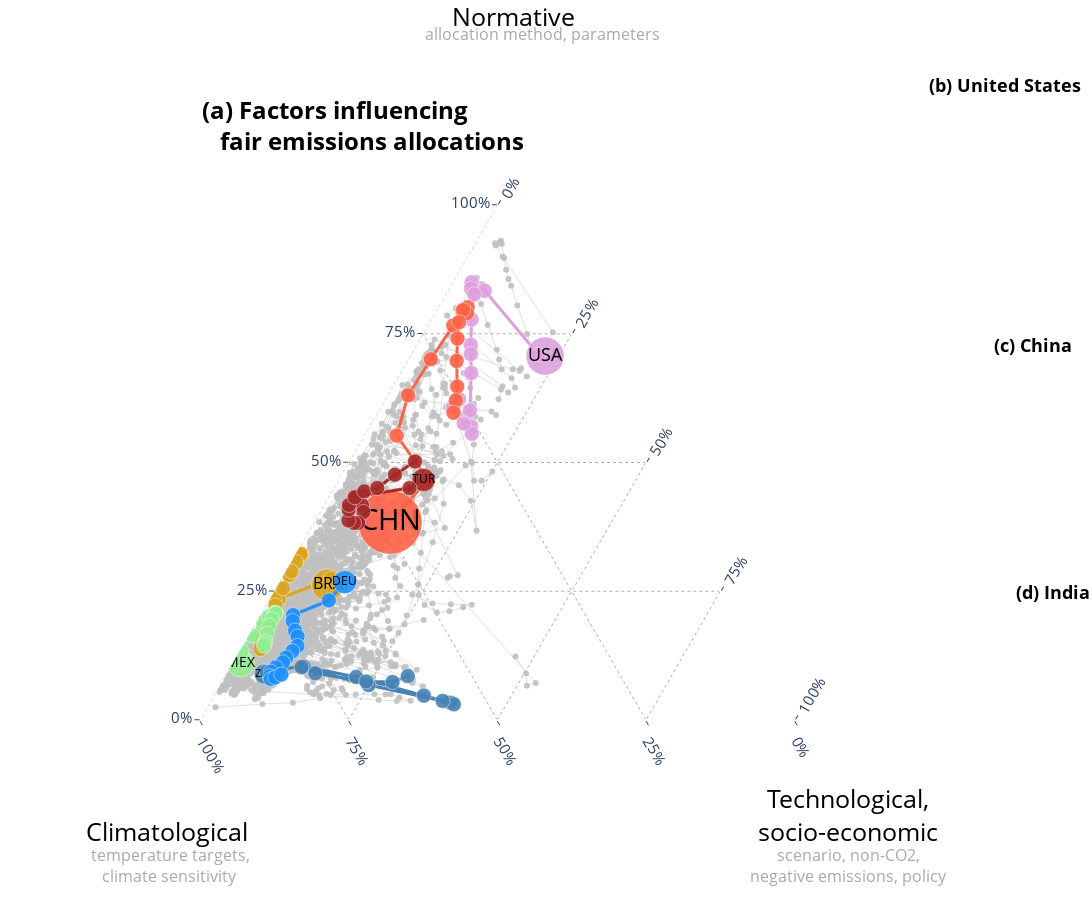

Notebook code for this chart:
### Markdown cell above
## Plot

### Code cell
fig = make_subplots(rows=3, cols=3, specs=[[{"type": "scatterternary", "colspan": 2, "rowspan": 3}, {}, {}],
                                           [{}, {}, {}],
                                           [{}, {}, {}]],
                    horizontal_spacing = 0, vertical_spacing=0.0)

# Panel a
for i in np.arange(0., 1.01, 0.25):
    args = dict(mode='lines', showlegend=False, hoverinfo='skip',
                                                    marker={'size': 15,
                                                            'color': 'black',
                                                            'opacity': 1,#0.9-i*0.03,
                                                            'line' :dict(width=0., color='silver')},
                                                    line={'width': 0.33, #np.mean(s[i:i+2])*0.5,
                                                            'color': 'black',
                                                            'dash': 'dot'},
                                                    textfont=dict(size=5,
                                                            color='black'))
    fig.add_trace(go.Scatterternary(a=[i, i], b=[0, 1-i], c=[1-i, 0], **args), 1, 1)
    fig.add_trace(go.Scatterternary(b=[i, i], a=[0, 1-i], c=[1-i, 0], **args), 1, 1)
    fig.add_trace(go.Scatterternary(c=[i, i], b=[0, 1-i], a=[1-i, 0], **args), 1, 1)

for cty_i, cty in enumerate(all_countries_iso):
        fig.add_trace(go.Scatterternary(a=vals[0, :, cty_i],
                                        b=vals[1, :, cty_i],
                                        c=vals[2, :, cty_i],
                                                        mode='lines+markers+text',
                                                        showlegend=False,
                                                        text=[texts[cty_i]]+['']*(len(vals[0])-1),
                                                        marker={'size': 6,
                                                                'color': bubblecolors[cty_i],
                                                                'opacity': 0.9,#0.9-i*0.03,
                                                                'line' :dict(width=0, color='black')},
                                                        line={'width': 0.5, #np.mean(s[i:i+2])*0.5,
                                                                'color': 'silver'},
                                                        textfont=dict(size=(pops_n[cty_i])**0.4*25+1,
                                                                color='black')), 1, 1)
for cty in ['USA', 'CHN', 'BRA', 'ZAF', 'IND', 'MEX', 'DEU', 'TUR']:
        cty_i = np.where(all_countries_iso == cty)[0][0]
        fig.add_trace(go.Scatterternary(a=vals[0, :, cty_i],
                                        b=vals[1, :, cty_i],
                                        c=vals[2, :, cty_i],
                                                        mode='lines+markers+text',
                                                        showlegend=False,
                                                        text=[texts[cty_i]]+['']*(len(vals[0])-1),#["'., str(i-2000) for i in [2040, 2050, 2060, 2070, 2080, 2090]],
                                                        marker={'size': [(pops_n[cty_i])**0.4*60+4]+[15]*(len(vals[0])-1),
                                                                'color': bubblecolors[cty_i],
                                                                'opacity': 0.9,#0.9-i*0.03,
                                                                'line' :dict(width=0.5, color='white')},
                                                        line={'width': 3, #np.mean(s[i:i+2])*0.5,
                                                                'color':bubblecolors[cty_i]},
                                                        textfont=dict(size=(pops_n[cty_i])**0.4*25+4,
                                                                color='black')), 1, 1)

fig.update_layout({
'plot_bgcolor':'rgb(243, 243, 243)',
'ternary':
{'sum':1,
'bgcolor':'white',
    # "paper_bgcolor":'rgba(0,0,0,0)',
    # "plot_bgcolor":'rgba(0,0,0,0)',
'aaxis':{'title': '', 'min': 0., 'titlefont':{'size': 25},#Climate target<br>
        'linewidth':0, 'ticks':'outside',
        'tickmode':'array','tickvals':np.arange(0, 1.01, 0.25), 'ticktext':[str(int(i*100))+'%' for i in np.arange(0, 1.01, 0.25)], 'tickfont':{'size':15}},
'baxis':{'title': '', 'min': 0, 'titlefont':{'size': 25},# &nbsp; &nbsp; &nbsp;#Model &nbsp; &nbsp;
        'linewidth':2, 'ticks':'outside',
        'tickmode':'array','tickvals':np.arange(0, 1.01, 0.25), 'ticktext':[str(int(i*100))+'%' for i in np.arange(0, 1.01, 0.25)],'tickangle':60, 'tickfont':{'size':15}},
'caxis':{'title': '', 'min': 0, 'titlefont':{'size': 25},#Other<br>scenario assumptions
        'linewidth':2, 'ticks':'outside',
        'tickmode':'array','tickvals':np.arange(0, 1.01, 0.25), 'ticktext':[str(int(i*100))+'%' for i in np.arange(0, 1.01, 0.25)],'tickangle':-60, 'tickfont':{'size':15}}}})

# # Panel b-d
# for frac_i, frac in enumerate(['Temperature', 'EffortSharing', 'Parameters']):
#     if frac_i == 0:
#         t = a
#     if frac_i == 1:
#         t = b
#     if frac_i == 2:
#         t = c
#     #t[np.isnan(t)] = 0
#     fig.add_trace(
#         go.Choropleth(
#         locations=all_countries_iso[~np.isnan(t)],
#         z = t[~np.isnan(t)],
#         locationmode = 'ISO-3',
#         colorscale = 'Spectral_r',#'RdYlGn_r',
#         zmax = 1,
#         zmin = 0,
#         text = [str(r)+": "+str(np.round(int(100*t[~np.isnan(t)][r_i])))+"%" for r_i, r in enumerate(all_countries_iso[~np.isnan(t)])],
#         hovertemplate  = '%{text}',
#         name="",
#         marker_line_color='black', 
#         marker_line_width=0.5,
#         colorbar=dict(len=1, x=1, tickvals = np.arange(0, 1.01, 0.1), ticktext=[str(int(100*i))+'%' for i in np.arange(0, 1.01, 0.1)],
#                       tickfont={'size':17}, title={"text":"<b>Percentage<br>variance<br>explained", 'font': {'size':17}}),
#         showscale=[True, False, False][frac_i]
#     ), [1, 2, 3][frac_i], [3, 3, 3][frac_i])

fig.update_geos(visible=False,
                showlakes=True,
                lakecolor='rgb(255, 255, 255)',
                projection_type='natural earth',
                resolution=110,
                showcoastlines=False,)

fig.update_layout(
    legend=dict(
        yanchor="top",
        y=0.29,
        xanchor="left",
        x=0.08,
        font=dict(size=15, color="black"),
    ),
    #template='ggplot2',
    height=900,
    width=1600,
)
fig.update_xaxes(visible=False)

args = dict(xref="paper", yref="paper", showarrow=False)
annotations = [
    dict(xref='paper', yref='paper', ax=0, align='left', ay=-0, showarrow=False, font=dict(color='black', size=24), y=0.98, x=0.0, text="<b>(a) Factors influencing<br>   fair emissions allocations</b>"),
    dict(xref='paper', yref='paper', ax=0, align='left', ay=-0, showarrow=False, font=dict(color='black', size=18), y=1.005, x=0.99, text="<b>(b) United States</b>"),
    dict(xref='paper', yref='paper', ax=0, align='left', ay=-0, showarrow=False, font=dict(color='black', size=18), y=0.67, x=0.98, text="<b>(c) China</b>"),
    dict(xref='paper', yref='paper', ax=0, align='left', ay=-0, showarrow=False, font=dict(color='black', size=18), y=0.315, x=1, text="<b>(d) India</b>"),
    dict(text="Normative", x=0.28, y=1.10, **args, font=dict(color='black', size=25)),
    dict(text="allocation method, parameters", x=0.25, y=1.07, **args, font=dict(color='darkgray', size=16)),
    dict(text="Climatological", x=-0.13, y=0.0, **args, font=dict(color='black', size=25)),
    dict(text="temperature targets,<br>climate sensitivity ", x=-0.125, y=-0.05, **args, font=dict(color='darkgray', size=16)),
    dict(text="Technological,<br>socio-economic", x=0.83, y=0.0, **args, font=dict(color='black', size=25)),
    dict(text="scenario, non-CO2,<br>negative emissions, policy", x=0.84, y=-0.05, **args, font=dict(color='darkgray', size=16))
]
for ann in annotations:
    fig.add_annotation(**ann)
fig.update_layout(margin={"r":0,"t":75,"l":200,"b":50})
